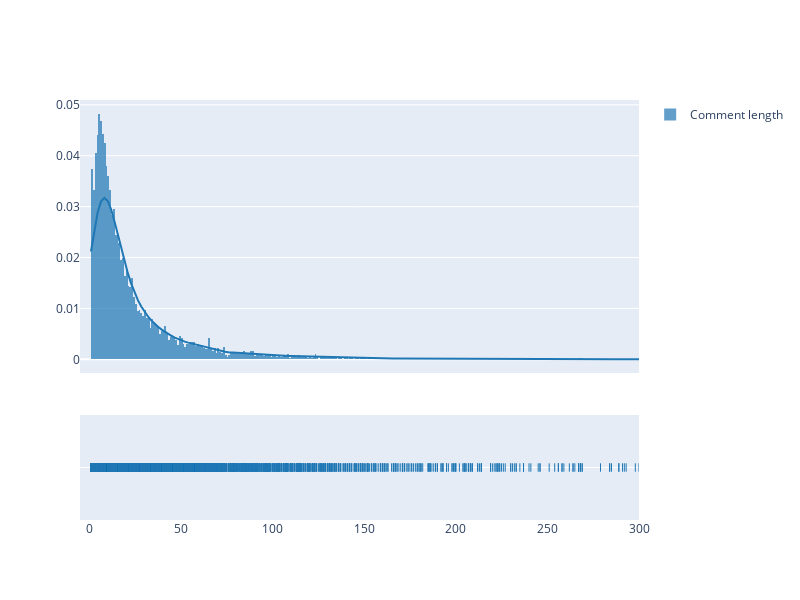

Notebook source saved alongside this figure:
### Code cell
fig = ff.create_distplot([comment_lens], ["Comment length"], curve_type="kde", histnorm="probability")
fig.update_layout(
    width = 800, height = 600, 
    xaxis = {"range" : [-5,300]}
)
#fig.update_xaxes(type="log")

### Figure 1 — Plotly figure (JSON) as saved in the notebook; plotly's stock layout.template omitted (floating-point values rounded to 4 significant figures; data arrays with more than 128 entries replaced by an {"elided": "..."} marker saying what was removed)
{"data": [{"autobinx": false, "histnorm": "probability", "legendgroup": "Comment length", "marker": {"color": "rgb(31, 119, 180)"}, "name": "Comment length", "opacity": 0.7, "type": "histogram", "x": {"elided": "12950 int values"}, "xaxis": "x", "xbins": {"end": 915, "size": 1, "start": 1}, "yaxis": "y"}, {"legendgroup": "Comment length", "marker": {"color": "rgb(31, 119, 180)"}, "mode": "lines", "name": "Comment length", "showlegend": false, "type": "scatter", "x": {"elided": "500 float values"}, "xaxis": "x", "y": {"elided": "500 float values"}, "yaxis": "y"}, {"legendgroup": "Comment length", "marker": {"color": "rgb(31, 119, 180)", "symbol": "line-ns-open"}, "mode": "markers", "name": "Comment length", "showlegend": false, "type": "scatter", "x": {"elided": "12950 int values"}, "xaxis": "x", "y": {"elided": "12950 str values"}, "yaxis": "y2"}], "layout": {"barmode": "overlay", "height": 600, "hovermode": "closest", "legend": {"traceorder": "reversed"}, "width": 800, "xaxis": {"anchor": "y2", "domain": [0, 1], "range": [-5, 300], "zeroline": false}, "yaxis": {"anchor": "free", "domain": [0.35, 1], "position": 0}, "yaxis2": {"anchor": "x", "domain": [0, 0.25], "dtick": 1, "showticklabels": false}}}
